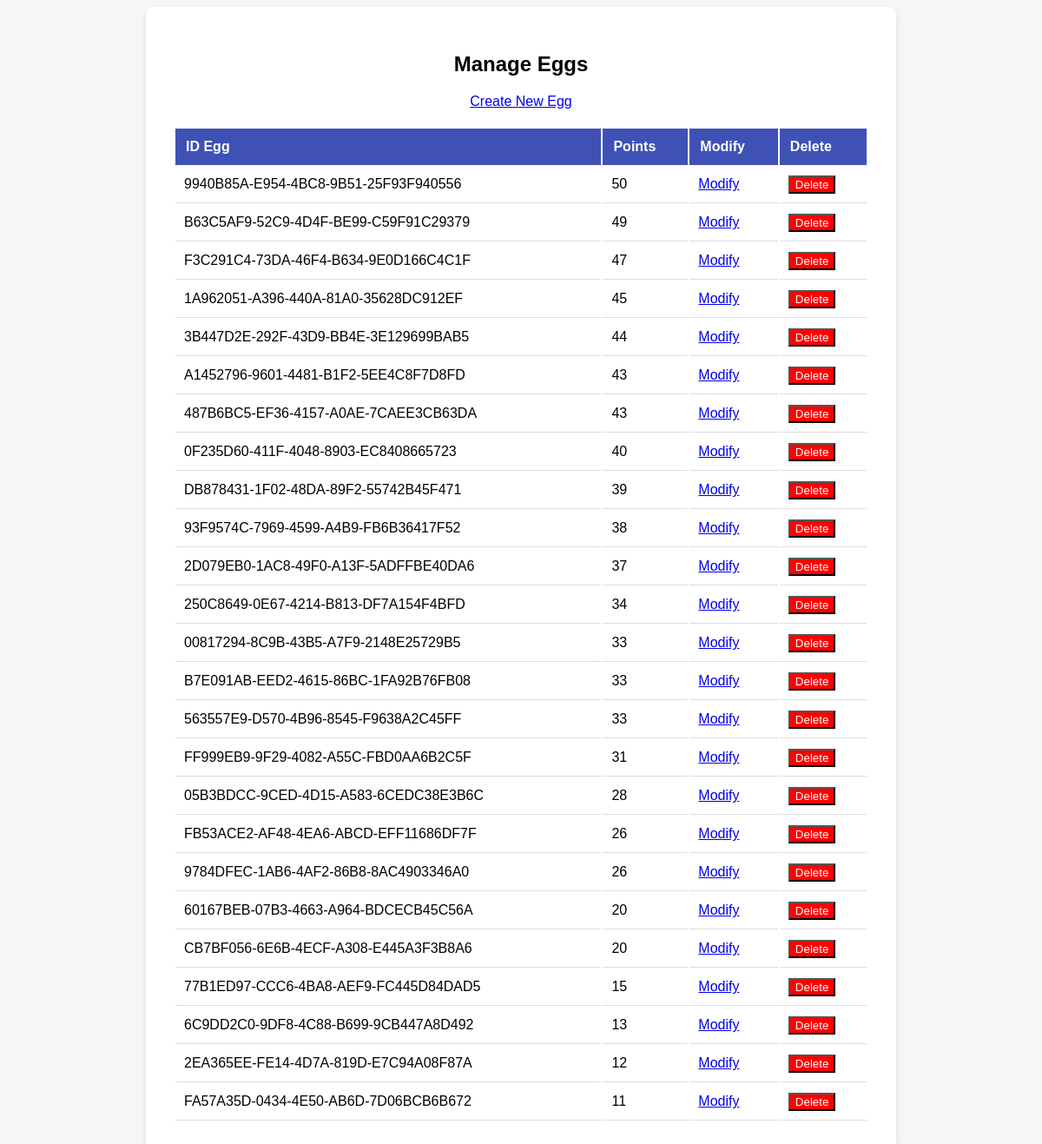
/eggs, run on an earlier commit of the app's database.
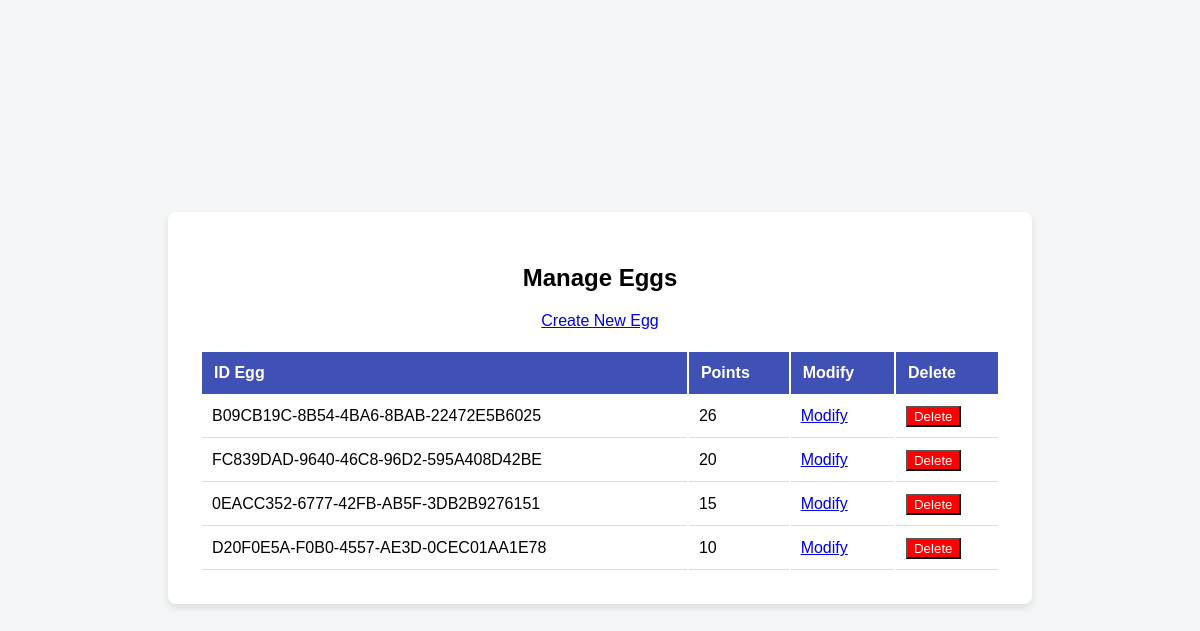
And on a later commit of the database.
### app.py (models this page shows)
class Egg(db.Model):
    id = db.Column(db.String(36), primary_key=True, default=lambda: str(uuid.uuid4()))
    points = db.Column(db.Integer, nullable=False)

### app.py (the view)
@app.route('/eggs', methods=['GET'])
def egg_list():
    eggs = Egg.query.order_by(Egg.points.desc()).all()
    return render_template('eggs/list.html', eggs=eggs)

### templates/eggs/list.html (shortened to what this page needs)
<!DOCTYPE html>
<html lang="en">
<head>
  <link rel="stylesheet" href="https://code.getmdl.io/1.3.0/material.indigo-pink.min.css">
</head>
<body>
  <div class="leaderboard-container">
    <div class="leaderboard-box">
      <h2>Manage Eggs</h2>
      <div class="button-container">
        <a
          href="{{ url_for('egg_create') }}"
          type="submit"
          class="mdl-button mdl-js-button mdl-button--raised mdl-button--colored">
            Create New Egg
          </a>
      </div>
      <table class="MuiTable-root">
        <thead>
          <tr>
            <th class="MuiTableCell-root MuiTableCell-head">ID Egg</th>
            <th class="MuiTableCell-root MuiTableCell-head">Points</th>
            <th class="MuiTableCell-root MuiTableCell-head">Modify</th>
            <th class="MuiTableCell-root MuiTableCell-head">Delete</th>
          </tr>
        </thead>
        <tbody>
          {% for egg in eggs %}
          <tr>
            <td class="MuiTableCell-root">{{ egg.id|upper }}</td>
            <td class="MuiTableCell-root">{{ egg.points }}</td>
            <td>
              <a
              href="{{ url_for('egg_update', egg_id=egg.id) }}"
              type="submit"
              class="mdl-button mdl-js-button mdl-button--raised mdl-button--colored">
                Modify
              </a>
            </td>
            <td>
              <form action="{{ url_for('egg_delete', egg_id=egg.id) }}" method="POST" style="display:inline;">
                <button type="submit" class="mdl-button mdl-js-button mdl-button--raised mdl-button--accent" style="background-color: red; color: white;">Delete</button>
              </form>
            </td>
          </tr>
          {% endfor %}
        </tbody>
      </table>
    </div>
  </div>
</body>
</html>

### templates/eggs/list.html (style rules this page uses)
body { font-family: Arial, sans-serif; background-color: #f4f6f8; }
.leaderboard-container { display: flex; justify-content: center; align-items: center; min-height: 100vh; }
.leaderboard-box { background-color: #fff; padding: 2rem; border-radius: 8px; box-shadow: 0 4px 8px rgba(0, 0, 0, 0.1); width: 100%; max-width: 800px; }
h2 { text-align: center; margin-bottom: 20px; }
table { width: 100%; margin-top: 20px; }
th { background-color: #3f51b5; color: white; padding: 12px; text-align: left; }
td { padding: 10px; border-bottom: 1px solid #ddd; }
.MuiTableCell-head { font-weight: bold; }
.button-container { display: flex; justify-content: center; margin-bottom: 20px; }

What changed in the data, as far as the page shows it:
removed Egg: id "9940B85A-E954-4BC8-9B51-25F93F940556", points "50"
removed Egg: id "B63C5AF9-52C9-4D4F-BE99-C59F91C29379", points "49"
removed Egg: id "F3C291C4-73DA-46F4-B634-9E0D166C4C1F", points "47"
removed Egg: id "1A962051-A396-440A-81A0-35628DC912EF", points "45"
removed Egg: id "3B447D2E-292F-43D9-BB4E-3E129699BAB5", points "44"
removed Egg: id "A1452796-9601-4481-B1F2-5EE4C8F7D8FD", points "43"
removed Egg: id "487B6BC5-EF36-4157-A0AE-7CAEE3CB63DA", points "43"
removed Egg: id "0F235D60-411F-4048-8903-EC8408665723", points "40"
removed Egg: id "DB878431-1F02-48DA-89F2-55742B45F471", points "39"
removed Egg: id "93F9574C-7969-4599-A4B9-FB6B36417F52", points "38"
removed Egg: id "2D079EB0-1AC8-49F0-A13F-5ADFFBE40DA6", points "37"
removed Egg: id "250C8649-0E67-4214-B813-DF7A154F4BFD", points "34"
removed Egg: id "00817294-8C9B-43B5-A7F9-2148E25729B5", points "33"
removed Egg: id "B7E091AB-EED2-4615-86BC-1FA92B76FB08", points "33"
removed Egg: id "563557E9-D570-4B96-8545-F9638A2C45FF", points "33"
removed Egg: id "FF999EB9-9F29-4082-A55C-FBD0AA6B2C5F", points "31"
removed Egg: id "05B3BDCC-9CED-4D15-A583-6CEDC38E3B6C", points "28"
removed Egg: id "FB53ACE2-AF48-4EA6-ABCD-EFF11686DF7F", points "26"
removed Egg: id "9784DFEC-1AB6-4AF2-86B8-8AC4903346A0", points "26"
removed Egg: id "60167BEB-07B3-4663-A964-BDCECB45C56A", points "20"
removed Egg: id "CB7BF056-6E6B-4ECF-A308-E445A3F3B8A6", points "20"
removed Egg: id "77B1ED97-CCC6-4BA8-AEF9-FC445D84DAD5", points "15"
removed Egg: id "6C9DD2C0-9DF8-4C88-B699-9CB447A8D492", points "13"
removed Egg: id "2EA365EE-FE14-4D7A-819D-E7C94A08F87A", points "12"
removed Egg: id "FA57A35D-0434-4E50-AB6D-7D06BCB6B672", points "11"
added Egg: id "B09CB19C-8B54-4BA6-8BAB-22472E5B6025", points "26"
added Egg: id "FC839DAD-9640-46C8-96D2-595A408D42BE", points "20"
added Egg: id "0EACC352-6777-42FB-AB5F-3DB2B9276151", points "15"
added Egg: id "D20F0E5A-F0B0-4557-AE3D-0CEC01AA1E78", points "10"
